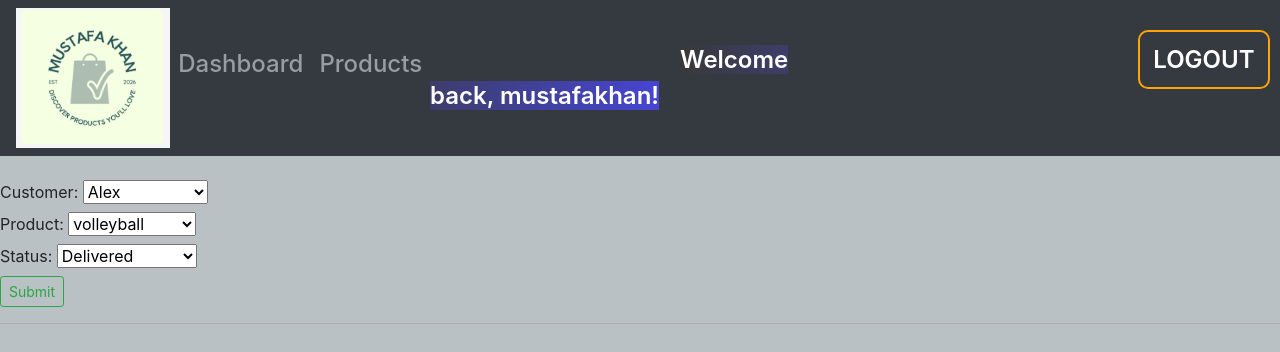
The page /update_order/7 (signed in) on the database its author committed.
### accounts/models.py (models this page shows, shortened)
class Order(models.Model):
  STATUS = (
            ('Pending','Pending'),
            ('Out for delivery','Out for delivery'),
            ('Delivered','Delivered')
  )
  customer = models.ForeignKey(Customer,on_delete=models.CASCADE)
  product = models.ForeignKey(Product,on_delete=models.CASCADE)
  date_created = models.DateTimeField(auto_now_add=True,null=True)
  status = models.CharField(max_length=200,choices=STATUS,null=True)

### accounts/views.py (the view)
# urls.py: path('update_order/<str:pk>',views.UpdateOrder,name='update_order'),
@login_required(login_url='login')
def UpdateOrder(request,pk):
    order = Order.objects.get(id=pk)
    form = OrderForm(instance=order)
    if request.method=="POST":
        form = OrderForm(request.POST,instance = order)
        if form.is_valid():
          form.save()
          return redirect('/')
    context = {"form":form,'order':order}
    return render(request,'accounts/update_order.html',context)

### accounts/forms.py
class OrderForm(ModelForm):
  class Meta:
    model = Order
    fields = ['customer','product','status']

### accounts/models.py (called while the page is built)
  def __str__(self):
    return self.name

  def __str__(self):
    return self.name

### accounts/templates/accounts/update_order.html (shortened to what this page needs)
{%extends 'accounts/base.html'%}
{%block content%}
<form action="" method="post">
<div>
   <div>
        <div>
          {{form}}
          <input class="btn btn-sm btn-outline-success" type="submit" name="submit">
        </div>
    </div>
</div>
{% endblock %}

### accounts/templates/accounts/navbar.html (shortened to what this page needs)
{% load static %}
<nav id="navbar" class="navbar navbar-expand-lg navbar-dark bg-dark">
  <img src="{%static 'images/logo.png'%}" height="140" width="180">
  <div class="collapse navbar-collapse" id="navbarNav">
    <ul class="navbar-nav">
      <li class="nav-item active">
        <h4><a class="nav-link" href="{% url 'home' %}">Dashboard</a></h4>
      </li>
      <li class="nav-item">
        <h4><a class="nav-link" href="{% url 'product' %}">Products</a></h4>
      </li>
      <li>
              <span id="greet-user" align="right">Welcome back, {{request.user.username}}!</span>
      </li>
      <div id="logout-container">
        <a id="logout" href="{%url 'logout'%}">LOGOUT</a>
      </div>
    </ul>
  </div>
</nav>
<br>

### accounts/templates/accounts/base.html (style rules this page uses)
body { background-color: rgb(186, 193, 197); }
#navbar { width:100%; }
#logout { padding:13px; color:white; font-size:x-large; font-weight:600; margin-left:50px; width:150px; text-align:center; width:150px; border-radius:10px; height:50px; border:2px orange solid; text-decoration:none; }
#greet-user { display:inline; color:white; font-size:x-large; font-weight:600; margin-left:250px; width:300px; text-align:center; background:linear-gradient(to right,rgb(57, 57, 57),rgb(69, 69, 212)); }
#logout-container { display:inline; justify-content:right; align-self:right; margin-left:300px; }

### rows shown on the page
Order: customer "Alex", product "volleyball", status "Delivered"

### other values the page prints
{{ request.user.username }} "mustafakhan"
